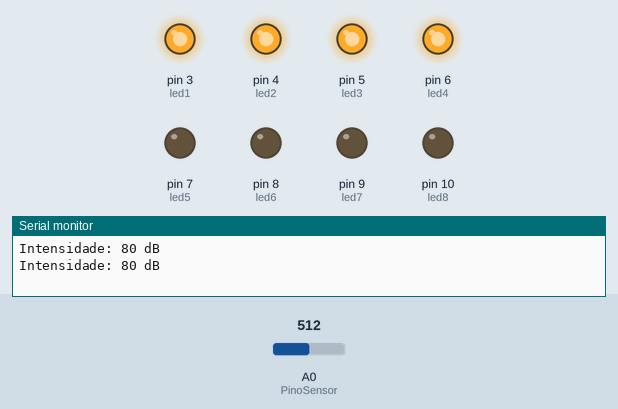
Recording of a sketch running on a simulated Arduino Uno, built with avr-gcc and run on an emulated ATmega328P. On the bench: output pins drawn as LEDs (lit = HIGH), the last lines printed to the serial monitor. The test bench sets the inputs (shaded band); at power-on: A0 (PinoSensor) = 512.

Above: at 1.8 s.
1.9 s: A0 (PinoSensor) set to 529
3.4 s: A0 (PinoSensor) set to 544
At 4.5 s:
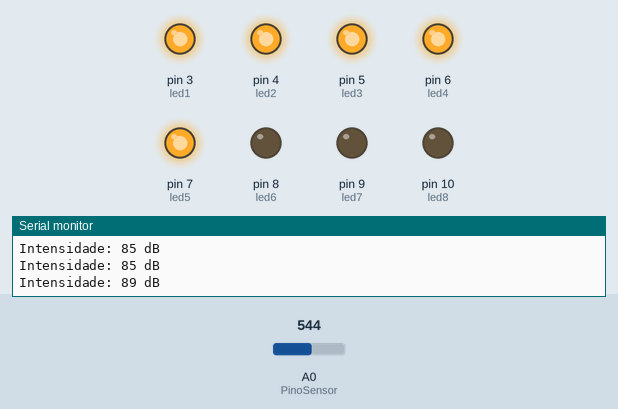
5.5 s: A0 (PinoSensor) set to 570
7.2 s: A0 (PinoSensor) set to 588
At 8.8 s:
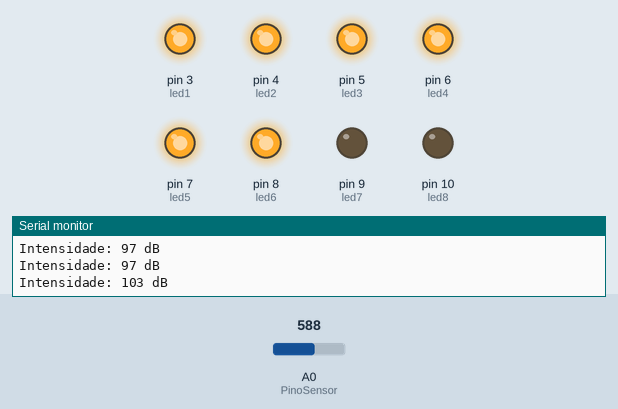
9.5 s: A0 (PinoSensor) set to 611
11.2 s: A0 (PinoSensor) set to 635
At 13.2 s:
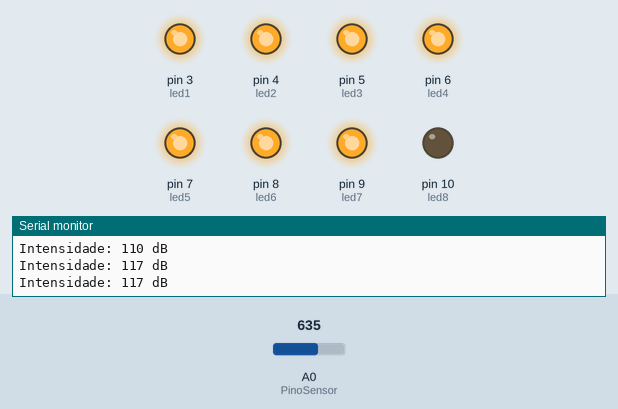
Timing chart, 0 to 14.5 s (numbered marks = the images above; inputs shaded):
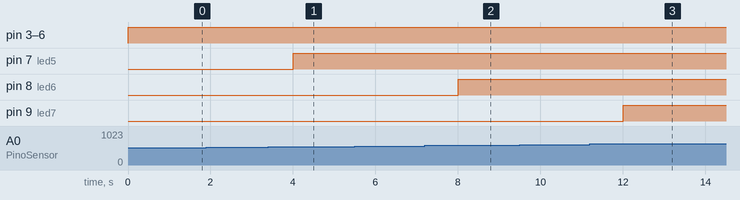

Measured:
- the behaviour switches between 537 and 538 on A0 (PinoSensor) (found by bisection; images 0 and 1)
- the behaviour switches between 580 and 581 on A0 (PinoSensor) (found by bisection; images 1 and 2)
- the behaviour switches between 620 and 621 on A0 (PinoSensor) (found by bisection; images 2 and 3)
- after the input at 3.4 s, pin 7 (led5): LOW → HIGH after 0.60 s
- after the input at 7.2 s, pin 8 (led6): LOW → HIGH after 0.80 s
- after the input at 11.2 s, pin 9 (led7): LOW → HIGH after 0.81 s

The sketch:

decibelietro_com_Leds_calibra__o.ino
```cpp
/* Código para mostrar valor em dB */
const int PinoSensor = A0; //pino Anlógico de Entrada 0
const int PinoDigital = 0;
//int Estado = 0;
int ValorSensor = 0;
int valorMaior = 0;
float tensao = 0;
int dB = 0;
int cont = 0;


#define led1 3 // pinos em que os leds serão conectado
#define led2 4
#define led3 5
#define led4 6
#define led5 7
#define led6 8
#define led7 9
#define led8 10
void setup()
{
  Serial.begin(9600);
  pinMode(0, INPUT);
  pinMode(led1, OUTPUT);
  pinMode(led2, OUTPUT);
  pinMode(led3, OUTPUT);
  pinMode(led4, OUTPUT);
  pinMode(led5, OUTPUT);
  pinMode(led6, OUTPUT);
  pinMode(led7, OUTPUT);
  pinMode(led8, OUTPUT);
}
void loop()
{

  ValorSensor = analogRead(PinoSensor);


  tensao =  ValorSensor / 1023.0 * 5.0;
  dB = 62 * tensao - 75, 4;
  if (dB < 0)
  {
    dB = 0;
  }
  if (dB > 30) {
    digitalWrite(led1, HIGH);
  } else {
    digitalWrite(led1, LOW);
  }
  if (dB > 40) {
    digitalWrite(led2, HIGH);
  } else {
    digitalWrite(led2, LOW);
  }
  if (dB > 50) {
    digitalWrite(led3, HIGH);
  } else {
    digitalWrite(led3, LOW);
  }
  if (dB > 60) {
    digitalWrite(led4, HIGH);
  } else {
    digitalWrite(led4, LOW);
  }
  if (dB > 87) {
    digitalWrite(led5, HIGH);
  } else {
    digitalWrite(led5, LOW);
  }
  if (dB > 100) {
    digitalWrite(led6, HIGH);
  } else {
    digitalWrite(led6, LOW);
  }
  if (dB > 112) {
    digitalWrite(led7, HIGH);
  } else {
    digitalWrite(led7, LOW);
  }
  if (dB > 120) {
    digitalWrite(led8, HIGH);
  } else {
    digitalWrite(led8, LOW);
  }
  //Serial.print("Tensao: ");
  //Serial.print(tensao);
  //Serial.println(" V");
  Serial.print("Intensidade: ");
  Serial.print(dB);
  Serial.println(" dB");

  delay(1000);
}
```
